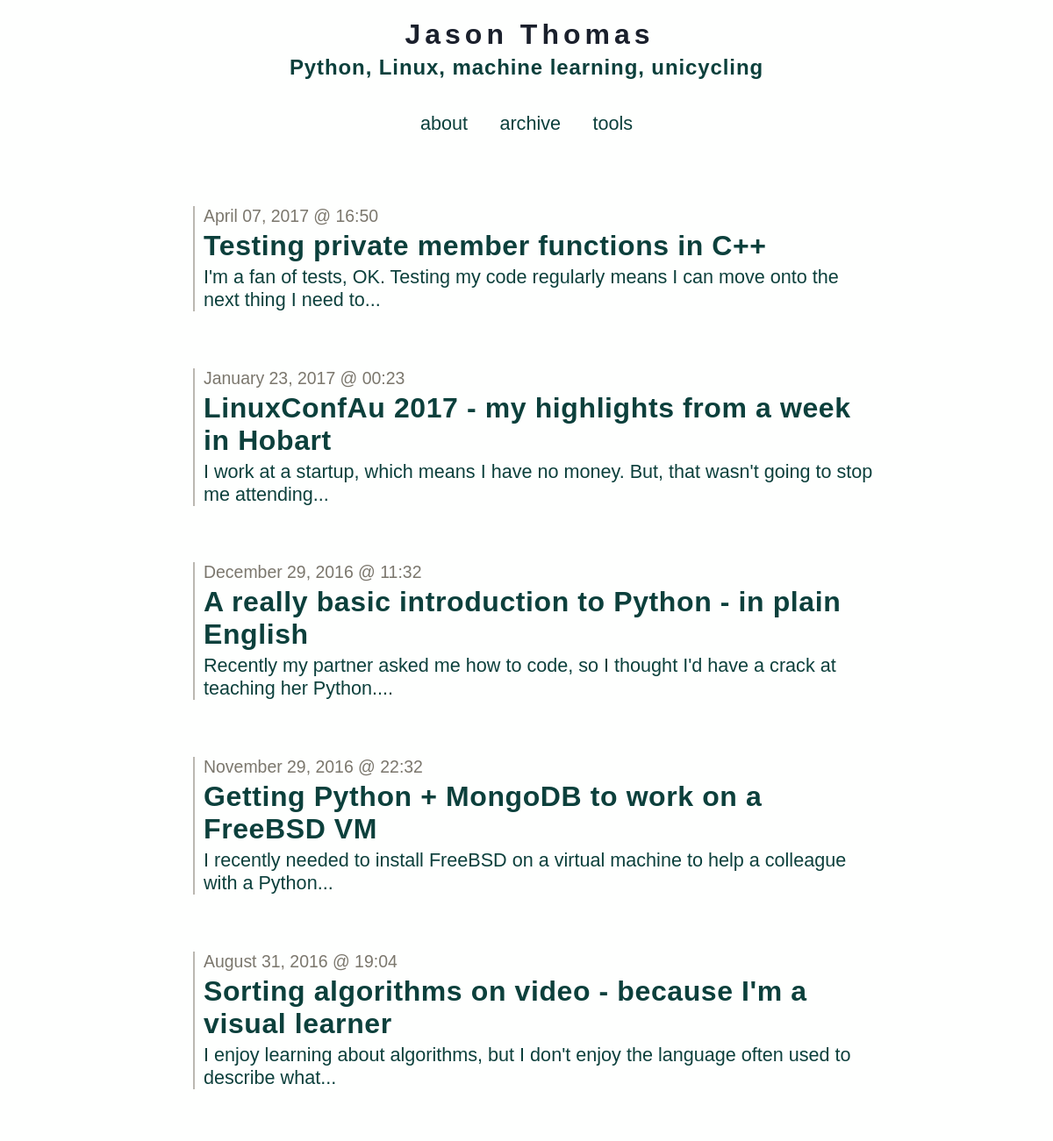
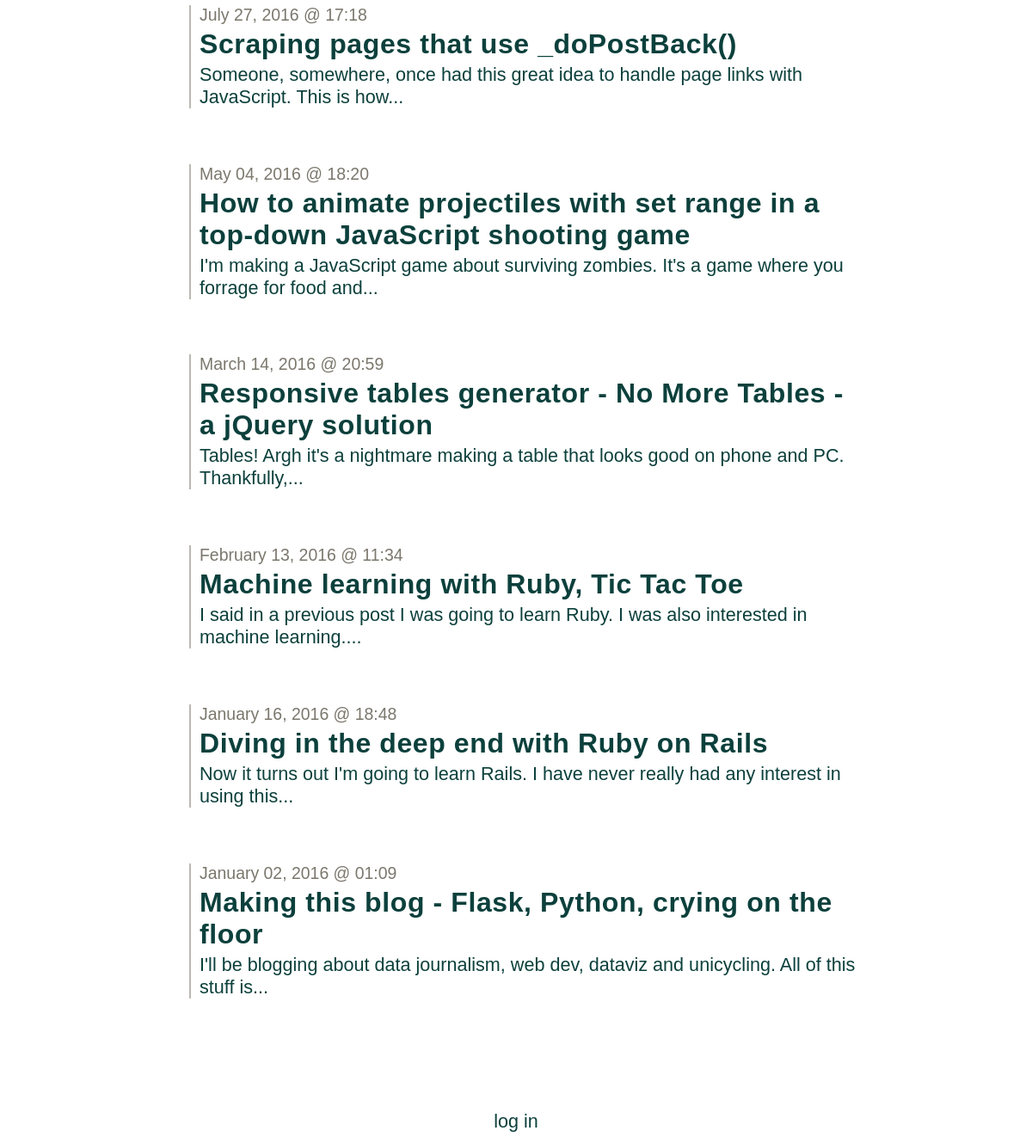
Page /archive on the committed database (2 pictures, top to bottom).
### tables this page shows
CREATE TABLE entries (
  id integer primary key autoincrement,
  entryDate date not null,
  title text not null,
  text text not null
);

### app.py (the view)
@app.route('/archive')
def show_archive():
    session.pop('logged_in', None)
    entries = getSqlRecords()
    return render_template('show_archive.html', entries=entries)

### app.py (called while the page is built)
def connect_db():
    return sqlite3.connect(app.config['DATABASE'])

def getSqlRecords():
    cursor = g.db.execute('select title, entryDate, text from entries order by id asc')
    entries = [dict(title=row[0], date=row[1], text=row[2]) for row in cursor.fetchall()]
    return entries

@app.before_request
def before_request():
    g.db = connect_db()

@app.teardown_request
def teardown_request(exception):
    db = getattr(g, 'db', None)
    if db is not None:
        db.close()

### templates/show_archive.html
{% extends "layout.html" %}
{% block body %}
  <ul class=entries>
  {% set entry_length=entries|length %}
  {% if entry_length > 0 %}
    {% for entry in entries|reverse() %}
      {% set this_entry_i=entry_length-loop.index %}
      <li class=archiveLink value=><a href="/post?postNum={{this_entry_i}}"><p class=dateText>{{ entry.date|safe }}</p><h2>{{ entry.title }}</h2> <p>{{entry.text|striptags|truncate(100) }}</p></a>
    {% endfor %}
  {% else %}
    <li><em>Why not say something?</em>
  {% endif %}
  </ul>
{% endblock %}

### templates/layout.html (shortened to what this page needs)
<!doctype html>
<link rel="stylesheet" href="{{ url_for('static', filename='default.css') }}">
<link rel=stylesheet type=text/css href="{{ url_for('static', filename='style.css') }}">
<div class=topBanner>
  <a href="/">
    <h1>Jason Thomas</h1>
    <h4>Python, Linux, machine learning, unicycling</h4>
  </a>
</div>
<div class=topLinks>
  <a href="{{ url_for('about') }}">about</a>
  <a href="{{ url_for('show_archive') }}">archive</a>
  <a href="{{ url_for('my_work') }}">tools</a>
</div>
<div class=page>
  {% block body %}{% endblock %}
</div>
<div class=metanav>
  {% if not session.logged_in %}
    <a href="{{ url_for('login') }}">log in</a>
  {% else %}
    <a href="{{ url_for('logout') }}">log out</a>
  {% endif %}
</div>

### static/style.css (style rules this page uses)
a,h2,h3 { color: #0C403C; }
a:link { text-decoration: none; }
h1,h2,h3,h4 { letter-spacing: 0.6px; }
.page { margin: 3em auto; padding: .8em; max-width: 800px; }
.page a { text-decoration: underline; }
li { margin-bottom: 3em; list-style: none; padding-left:10px; border-left: 2px solid #BBB8B1; margin-left:10px; }
.archiveLink * { cursor:pointer; margin-bottom: 0.125em; margin-top: 0.125em; }
.archiveLink a { text-decoration: none; }
ul { padding-left:10px; }
.topBanner { width: 100%; text-align: center; cursor: pointer; }
.topBanner h1 { font-size: 4.0vh; margin-bottom:5px; letter-spacing:5px; margin-left:7px; color: #1A202C; }
.topBanner h4 { font-size: 3.0vh; letter-spacing:0.9px; margin-top:5px; color: #0C403C; }
.metanav, .topLinks { text-align: center; font-size: 0.9em; padding: 0.3em; }
.topLinks * { margin: 0.75em; margin-top: 0; }
.dateText { margin-bottom:0px; color: #7B776D; font-size:90%; }
h1 { font-size: 4.0vh; }
h2 { font-size: 4.0vh; }
h4 { font-size: 3.2vh; }
p, a, code, li { font-size: 2.7vh; }

### rows in the picture
entries: date "April 07, 2017 @ 16:50", title "Testing private member functions in C++", text "I'm a fan of tests, OK. Testing my code regularly means I can move onto the next thing I need to..."
entries: date "January 23, 2017 @ 00:23", title "LinuxConfAu 2017 - my highlights from a week in Hobart", text "I work at a startup, which means I have no money. But, that wasn't going to stop me attending..."
entries: date "December 29, 2016 @ 11:32", title "A really basic introduction to Python - in plain English", text "Recently my partner asked me how to code, so I thought I'd have a crack at teaching her Python...."
entries: date "November 29, 2016 @ 22:32", title "Getting Python + MongoDB to work on a FreeBSD VM", text "I recently needed to install FreeBSD on a virtual machine to help a colleague with a Python..."
entries: date "August 31, 2016 @ 19:04", title "Sorting algorithms on video - because I'm a visual learner", text "I enjoy learning about algorithms, but I don't enjoy the language often used to describe what..."
entries: date "July 27, 2016 @ 17:18", title "Scraping pages that use _doPostBack()", text "Someone, somewhere, once had this great idea to handle page links with JavaScript. This is how..."
entries: date "May 04, 2016 @ 18:20", title "How to animate projectiles with set range in a top-down JavaScript shooting game", text "I'm making a JavaScript game about surviving zombies. It's a game where you forrage for food and..."
entries: date "March 14, 2016 @ 20:59", title "Responsive tables generator - No More Tables - a jQuery solution", text "Tables! Argh it's a nightmare making a table that looks good on phone and PC. Thankfully,..."
entries: date "February 13, 2016 @ 11:34", title "Machine learning with Ruby, Tic Tac Toe", text "I said in a previous post I was going to learn Ruby. I was also interested in machine learning...."
entries: date "January 16, 2016 @ 18:48", title "Diving in the deep end with Ruby on Rails", text "Now it turns out I'm going to learn Rails. I have never really had any interest in using this..."
entries: date "January 02, 2016 @ 01:09", title "Making this blog - Flask, Python, crying on the floor", text "I'll be blogging about data journalism, web dev, dataviz and unicycling. All of this stuff is..."
